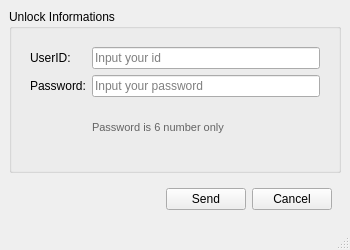
<?xml version="1.0" encoding="UTF-8"?>
<ui version="4.0">
 <class>MainWindow</class>
 <widget class="QMainWindow" name="MainWindow">
  <property name="geometry">
   <rect>
    <x>0</x>
    <y>0</y>
    <width>350</width>
    <height>250</height>
   </rect>
  </property>
  <property name="minimumSize">
   <size>
    <width>350</width>
    <height>250</height>
   </size>
  </property>
  <property name="maximumSize">
   <size>
    <width>350</width>
    <height>250</height>
   </size>
  </property>
  <property name="windowTitle">
   <string>BK Smart Lock</string>
  </property>
  <widget class="QWidget" name="centralwidget">
   <layout class="QVBoxLayout" name="verticalLayout_2">
    <item>
     <widget class="QGroupBox" name="groupBox">
      <property name="sizePolicy">
       <sizepolicy hsizetype="Expanding" vsizetype="Expanding">
        <horstretch>0</horstretch>
        <verstretch>0</verstretch>
       </sizepolicy>
      </property>
      <property name="title">
       <string>Unlock Informations</string>
      </property>
      <layout class="QVBoxLayout" name="verticalLayout">
       <item>
        <widget class="QFrame" name="frame">
         <property name="frameShape">
          <enum>QFrame::NoFrame</enum>
         </property>
         <property name="frameShadow">
          <enum>QFrame::Raised</enum>
         </property>
         <layout class="QGridLayout" name="gridLayout">
          <item row="2" column="1">
           <widget class="QLineEdit" name="lineEdit_2">
            <property name="toolTip">
             <string>&lt;html&gt;&lt;head/&gt;&lt;body&gt;&lt;p&gt;&lt;br/&gt;&lt;/p&gt;&lt;/body&gt;&lt;/html&gt;</string>
            </property>
            <property name="maxLength">
             <number>6</number>
            </property>
            <property name="echoMode">
             <enum>QLineEdit::Password</enum>
            </property>
            <property name="placeholderText">
             <string>Input your password</string>
            </property>
           </widget>
          </item>
          <item row="1" column="0">
           <widget class="QLabel" name="label">
            <property name="text">
             <string>UserID:</string>
            </property>
           </widget>
          </item>
          <item row="1" column="1">
           <widget class="QLineEdit" name="lineEdit">
            <property name="placeholderText">
             <string>Input your id</string>
            </property>
           </widget>
          </item>
          <item row="2" column="0">
           <widget class="QLabel" name="label_2">
            <property name="text">
             <string>Password:</string>
            </property>
           </widget>
          </item>
          <item row="3" column="1">
           <widget class="QLabel" name="label_3">
            <property name="font">
             <font>
              <pointsize>8</pointsize>
             </font>
            </property>
            <property name="styleSheet">
             <string notr="true">QLabel {
	color: rgb(100, 100, 100);
}</string>
            </property>
            <property name="text">
             <string>Password is 6 number only</string>
            </property>
           </widget>
          </item>
         </layout>
        </widget>
       </item>
      </layout>
     </widget>
    </item>
    <item>
     <widget class="QFrame" name="frame_2">
      <property name="frameShape">
       <enum>QFrame::NoFrame</enum>
      </property>
      <property name="frameShadow">
       <enum>QFrame::Raised</enum>
      </property>
      <layout class="QHBoxLayout" name="horizontalLayout">
       <item>
        <widget class="QLabel" name="label_4">
         <property name="sizePolicy">
          <sizepolicy hsizetype="Minimum" vsizetype="Minimum">
           <horstretch>0</horstretch>
           <verstretch>0</verstretch>
          </sizepolicy>
         </property>
         <property name="text">
          <string/>
         </property>
        </widget>
       </item>
       <item>
        <widget class="QLabel" name="label_5">
         <property name="sizePolicy">
          <sizepolicy hsizetype="Fixed" vsizetype="Fixed">
           <horstretch>0</horstretch>
           <verstretch>0</verstretch>
          </sizepolicy>
         </property>
         <property name="minimumSize">
          <size>
           <width>15</width>
           <height>15</height>
          </size>
         </property>
         <property name="maximumSize">
          <size>
           <width>15</width>
           <height>15</height>
          </size>
         </property>
         <property name="text">
          <string/>
         </property>
        </widget>
       </item>
       <item>
        <spacer name="horizontalSpacer">
         <property name="orientation">
          <enum>Qt::Horizontal</enum>
         </property>
         <property name="sizeHint" stdset="0">
          <size>
           <width>97</width>
           <height>20</height>
          </size>
         </property>
        </spacer>
       </item>
       <item>
        <widget class="QPushButton" name="pushButton">
         <property name="text">
          <string>Send</string>
         </property>
        </widget>
       </item>
       <item>
        <widget class="QPushButton" name="pushButton_2">
         <property name="text">
          <string>Cancel</string>
         </property>
        </widget>
       </item>
      </layout>
     </widget>
    </item>
   </layout>
  </widget>
  <widget class="QMenuBar" name="menubar">
   <property name="geometry">
    <rect>
     <x>0</x>
     <y>0</y>
     <width>350</width>
     <height>22</height>
    </rect>
   </property>
  </widget>
  <widget class="QStatusBar" name="statusbar"/>
 </widget>
 <resources/>
 <connections/>
</ui>
